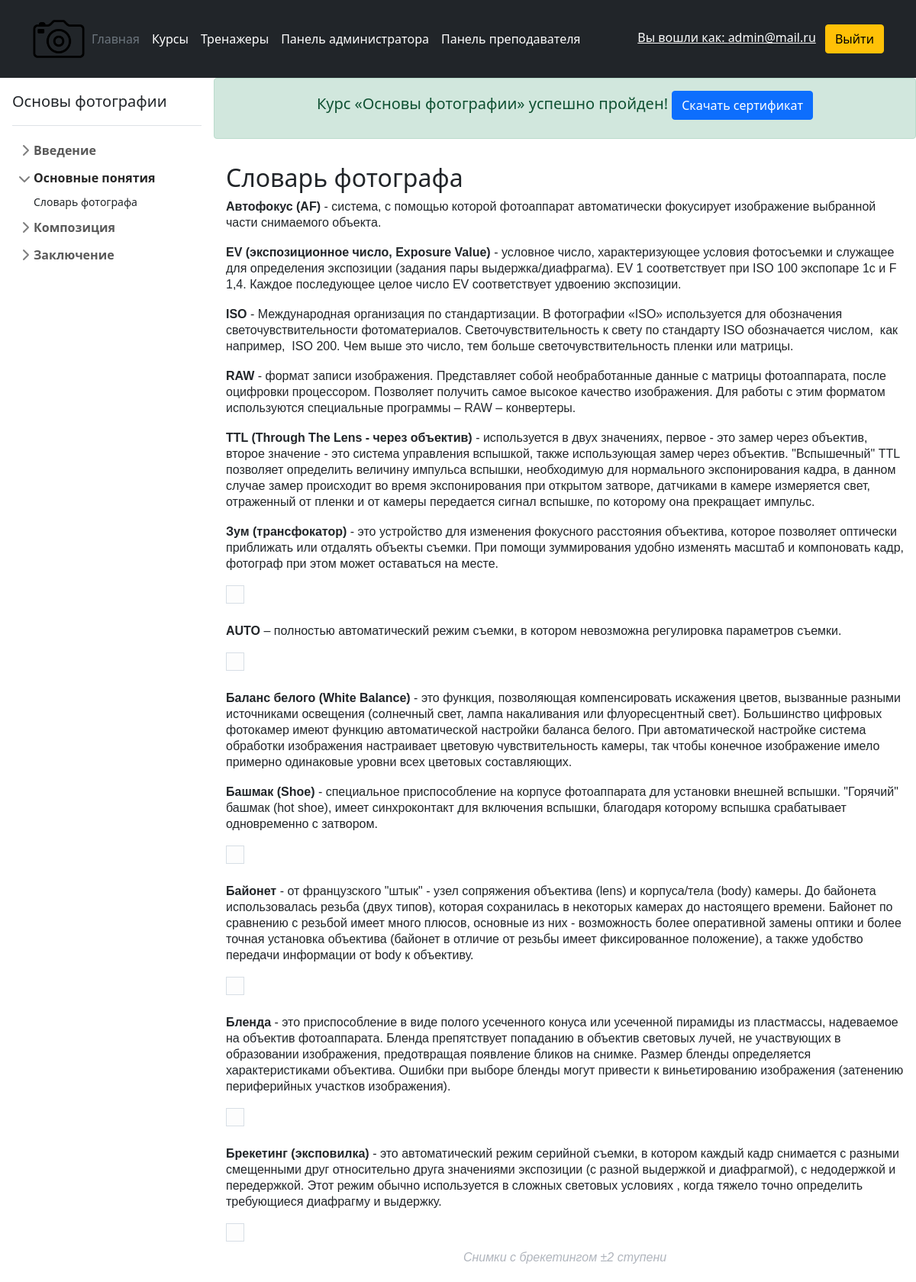
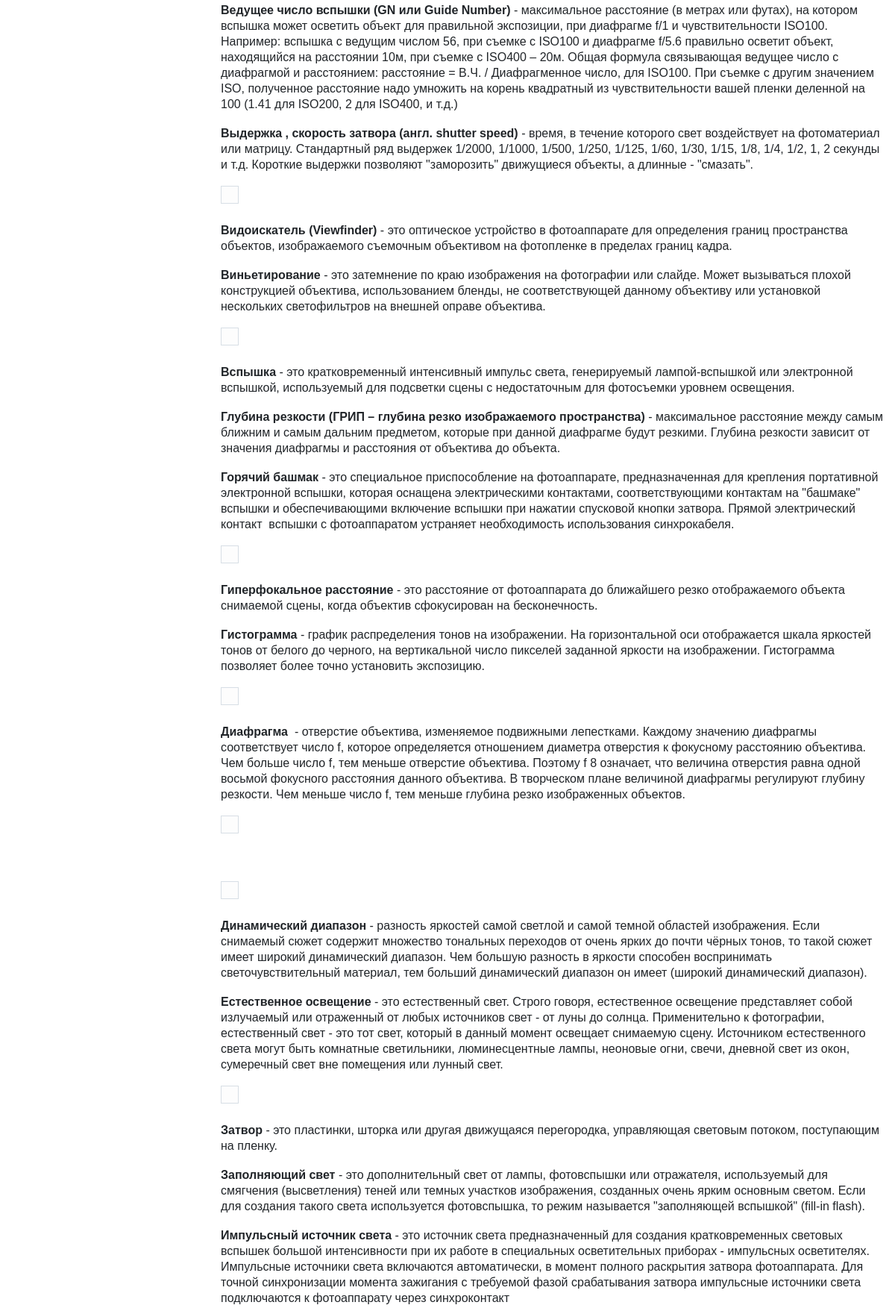
Screenshot of /s/1/2/lc/2 (signed in, upper part) with the database file from the repository (2 pictures, top to bottom).
### users/models.py (models this page shows, shortened)
class User(AbstractUser):
    username = models.CharField(max_length=150, verbose_name='Логин')
    email = models.EmailField(unique=True, blank=True, verbose_name='Электронный адрес')
    patronymic = models.CharField("Отчество", max_length=150)
    first_name = models.CharField("Имя", max_length=150)
    last_name = models.CharField("Фамилия", max_length=150)
    REQUIRED_FIELDS = []
    USERNAME_FIELD = 'email'
    objects = NoUsernameUserManager()

### content/models.py (models this page shows, shortened)
class Course(models.Model):
    name = models.CharField(max_length=100, verbose_name='Наименование')
    photo = models.ImageField(upload_to="course_photo", blank=True)
    description = models.TextField(max_length=1000, blank=True, verbose_name='Описание')
    owner = models.ForeignKey(User, on_delete=models.CASCADE)
    is_draft = models.BooleanField(default=False, blank=True, verbose_name='Отметить как черновик')
    tab_index = models.IntegerField(default=0)
    def get_full_content(self):
        modules_list = Module.objects.filter(course_id=self, is_draft=False)
        modules = []
        for module in modules_list:
            modules.append({'module_object': module, 'lessons': module.get_lessons()})
        return {'course': self, 'modules': modules}

class Module(models.Model):
    name = models.CharField(max_length=100, verbose_name='Наименование')
    description = models.TextField(max_length=1000, blank=True, verbose_name='Описание')
    course_id = models.ForeignKey(Course, on_delete=models.CASCADE)
    is_draft = models.BooleanField(default=False, verbose_name='Отметить как черновик')
    tab_index = models.IntegerField(default=0)
    def get_lessons(self):
        videos = VideoLecture.objects.filter(module_id=self, is_draft=False)
        tasks = Task.objects.filter(module_id=self,  is_draft=False)
        lectures = Lecture.objects.filter(module_id=self,  is_draft=False)
        tests = Test.objects.filter(module_id=self,  is_draft=False)
        lessons = sorted(chain(videos, tasks, lectures, tests), key=attrgetter('tab_index'))
        return lessons

class Lesson(models.Model):
    name = models.CharField(max_length=100, verbose_name='Наименование')
    description = models.TextField(max_length=1000, blank=True, verbose_name='Описание')
    module_id = models.ForeignKey(Module, on_delete=models.CASCADE)
    created = models.DateField(auto_now_add=True)
    stop_lesson = models.BooleanField(default=False)
    tab_index = models.IntegerField(default=0)
    content_type = models.CharField(max_length=2, choices=[('ts', 'test'), ('lc', 'lecture'), ('vd', 'video'), ('tk', 'task')])
    is_draft = models.BooleanField(default=False, verbose_name='Отметить как черновик')
    class Meta:
        abstract = True

class Lecture(Lesson):
    text = models.TextField(verbose_name='Текст лекции')

### stud_process/views.py (the view, shortened to what this page needs)
# urls.py: path('<int:course_id>/<int:module_id>/<str:lesson_type>/<int:lesson_id>', views.study, name='study_l'),
def study(request, course_id, module_id='', lesson_type='', lesson_id=''):
    course = get_object_or_404(Course, id=course_id)
    completed_course = check_completed(course, request.user)
    full_course = course.get_full_content()
    if request.method == 'GET':
        if lesson_type == '' and lesson_id == '':
            content = {'content_type': 'c', 'content': course}
        elif lesson_type != '' and lesson_id != '':
            lesson = content_types[lesson_type].objects.get(pk=lesson_id)
            passed_lesson = CompletedLessons.objects.filter(user=request.user, lesson_type=lesson_type, lesson_id=lesson_id)
            if passed_lesson:
                passed_lesson = passed_lesson[0]
            else:
                passed_lesson = None
            content = {'content_type': 'l', 'lesson_type': lesson_type, 'content': lesson,
                       'passed_lesson': passed_lesson, 'module_id': module_id}
        else:
            content = None
        return render(request, 'stud_process/study.html', {'full_course': full_course, 'content': content, 'completed_course': completed_course, 'module_id': module_id})

### stud_process/views.py (called while the page is built)
def check_completed(course: Course, user: User):
    comp_course = CompletedCourses.objects.filter(user=user, course=course)
    if not comp_course:
        lessons = course.get_lessons()
        completed_lessons = []
        for lesson in lessons:
            if CompletedLessons.objects.filter(user=user, lesson_type=lesson.content_type, lesson_id=lesson.id):
                completed_lessons.append(lesson)
        print(len(lessons))
        print(len(completed_lessons))
        print(lessons)
        print(completed_lessons)
        if len(lessons) == len(completed_lessons):
            new_cc = CompletedCourses(user=user, course=course)
            new_cc.save()
            return new_cc
        return None
    else:
        return comp_course[0]

### stud_process/templates/stud_process/study.html (shortened to what this page needs)
{% extends 'stud_process/study_base.html' %}
{% block lesson_content %}
            {% if content.content_type == 'c' %}
                <div class="p-3"><h4>{{ content.content.description }}</h4></div>
            {% elif  content.content_type == 'l' %}
                {% if content.lesson_type == 'lc' %}
                    <div class="p-3">
                        <h2 style="align: centre;">{{ content.content.name }}</h2>
                        {{ content.content.text|safe}}
                    </div>
                {% endif %}
            {% endif %}
{% endblock %}

### stud_process/templates/stud_process/study_base.html (shortened to what this page needs)
{% extends 'navigation/base.html' %}
{% block head %}
{% load static %}
    <link href="/static/bootstrap/css/bootstrap.min.css" rel="stylesheet">
    <link href="/static/stud_process/sidebars.css" rel="stylesheet">
{% endblock %}
{% block content %}
<div class="d-flex flex-nowrap h-75">
<div class="flex-shrink-0 p-3 bg-white" style="width: 280px;">
    <div class="d-flex align-items-center pb-3 mb-3 link-dark text-decoration-none border-bottom">
      <span class="fs-5 fw-semibold">{{ full_course.course.name }}</span>
    </div>
    <ul class="list-unstyled ps-0">
    {% for module in full_course.modules %}
        {% if module.module_object.id == module_id %}
         <button class="btn btn-toggle d-inline-flex align-items-center rounded border-0" data-bs-toggle="collapse" data-bs-target="#module-{{ module.module_object.id }}-collapse" aria-expanded="true">
          {{ module.module_object.name }}
        </button>
        <div class="collapse show" id="module-{{ module.module_object.id }}-collapse">
          <ul class="btn-toggle-nav list-unstyled fw-normal pb-1 small">
             {% for lesson in module.lessons %}
                    <li><a href="{% url 'stud_process:study_l' full_course.course.id module.module_object.id lesson.content_type lesson.id %}" class="link-dark d-inline-flex text-decoration-none rounded">{{ lesson.name }}</a></li>
              {% endfor %}
          </ul>
        </div>
        {% else %}
      <li class="mb-1">
        <button class="btn btn-toggle d-inline-flex align-items-center rounded border-0 collapsed" data-bs-toggle="collapse" data-bs-target="#module-{{ module.module_object.id }}-collapse" aria-expanded="false">
          {{ module.module_object.name }}
        </button>
      </li>
        {% endif %}
      {% endfor %}
    </ul>
  </div>
        <div id="content" class="w-100">
            {% if completed_course %}
                <div class="alert alert-success text-center" role="alert">
                    <h5>Курс «{{ full_course.course.name }}» успешно пройден!
                        <a href="{% url 'certificate' completed_course.id %}" target="_blank"><button class="btn btn-primary">Скачать сертификат</button></a>
                    </h5>
                </div>
            {% endif %}
            <form enctype="multipart/form-data" method="post" novalidate class="me-md-auto">
                {% block lesson_content %}{% endblock %}
            </form>
        </div>
</div>
{% endblock %}

### navigation/templates/navigation/base.html (shortened to what this page needs)
<head>
{% load static %}
    <link href="/static/bootstrap/css/bootstrap.min.css" rel="stylesheet">
    {% block head %}{% endblock %}
</head>
<body>
<header class="p-3 bg-dark text-white">
    <div class="container">
      <div class="d-flex flex-wrap align-items-center justify-content-center justify-content-lg-start">
          <img src="/static/navigation/logo.png" width="70px" height="70px">
        <ul class="nav col-12 col-lg-auto me-lg-auto mb-2 justify-content-center mb-md-0">
          <li><a href="{% url 'home' %}" class="nav-link px-2 text-secondary">Главная</a></li>
          <li><a href="{% url 'list_courses' %}" class="nav-link px-2 text-white">Курсы</a></li>
          <li><a href="{% url 'trenapp' %}" class="nav-link px-2 text-white">Тренажеры</a></li>
          {% if user.is_staff %}
            <li class="nav-item dropdown">
            <li><a href="{% url 'custom_admin:general_page' %}" class="nav-link px-2 text-white">Панель администратора</a></li>
              <li><a href="{% url 'teacher_panel:general_page' %}" class="nav-link px-2 text-white">Панель преподавателя</a></li>
          {% endif %}
        </ul>
        {% if user.is_authenticated %}
          <div class="text-end d-flex flex-wrap align-items-center justify-content-center justify-content-lg-start form">
            <form action="{% url 'users:logoutuser' %}" method="POST" style="margin: 0;">
                <a href="{% url 'user_profile' %}" class="link px-2 text-white">Вы вошли как: {{ user.email }}</a>
                <button type="submit" class="btn btn-warning">Выйти</button>
            </form>
          </div>
        {% else %}
            <div class="text-end">
                <a href="{% url 'users:loginuser' %}"> <button type="button" class="btn btn-outline-light me-2">Войти</button> </a>
                <a href="{% url 'users:signupuser' %}" class="btn btn-warning"> Зарегистрироваться</a>
            </div>
        {% endif %}
      </div>
    </div>
  </header>
{% block content %}{% endblock %}
</body>

### stud_process/static/stud_process/sidebars.css (style rules this page uses)
body { min-height: 100vh; min-height: -webkit-fill-available; }
.btn-toggle { padding: .25rem .5rem; font-weight: 600; color: rgba(0, 0, 0, .65); background-color: transparent; }
.btn-toggle::before { width: 1.25em; line-height: 0; transition: transform .35s ease; transform-origin: .5em 50%; }
.btn-toggle[aria-expanded="true"] { color: rgba(0, 0, 0, .85); }
.btn-toggle[aria-expanded="true"]::before { transform: rotate(90deg); }
.btn-toggle-nav a { padding: .1875rem .5rem; margin-top: .125rem; margin-left: 1.25rem; }

### rows the page displays
User: email "admin@mail.ru"
Course: course.name "Основы фотографии"
Module: module_object.name "Введение"
Module: module_object.name "Основные понятия"
Lecture: name "Словарь фотографа", content.name "Словарь фотографа", content.text "Автофокус (AF) - система, с помощью которой фотоаппарат автоматически фокусирует изображение выбранной части снимаемого объекта. EV (экспозиционное число, Exposure Value) - условное число, характеризующее условия фотосъемки и служащее для определения экспозиции (задания пары выдержка/диафрагма). EV 1 соответствует при ISO 100 экспопаре 1с и F 1,4. Каждое последующее целое число EV соответствует удвоению экспозиции. ISO - Международная организация по стандартизации. В фотографии «ISO» используется для обозначения светочувствительности фотоматериалов. Светочувствительность к свету по стандарту ISO обозначается числом, как например, ISO 200. Чем выше это число, тем больше светочувствительность…"
Module: module_object.name "Композиция"
Module: module_object.name "Заключение"
